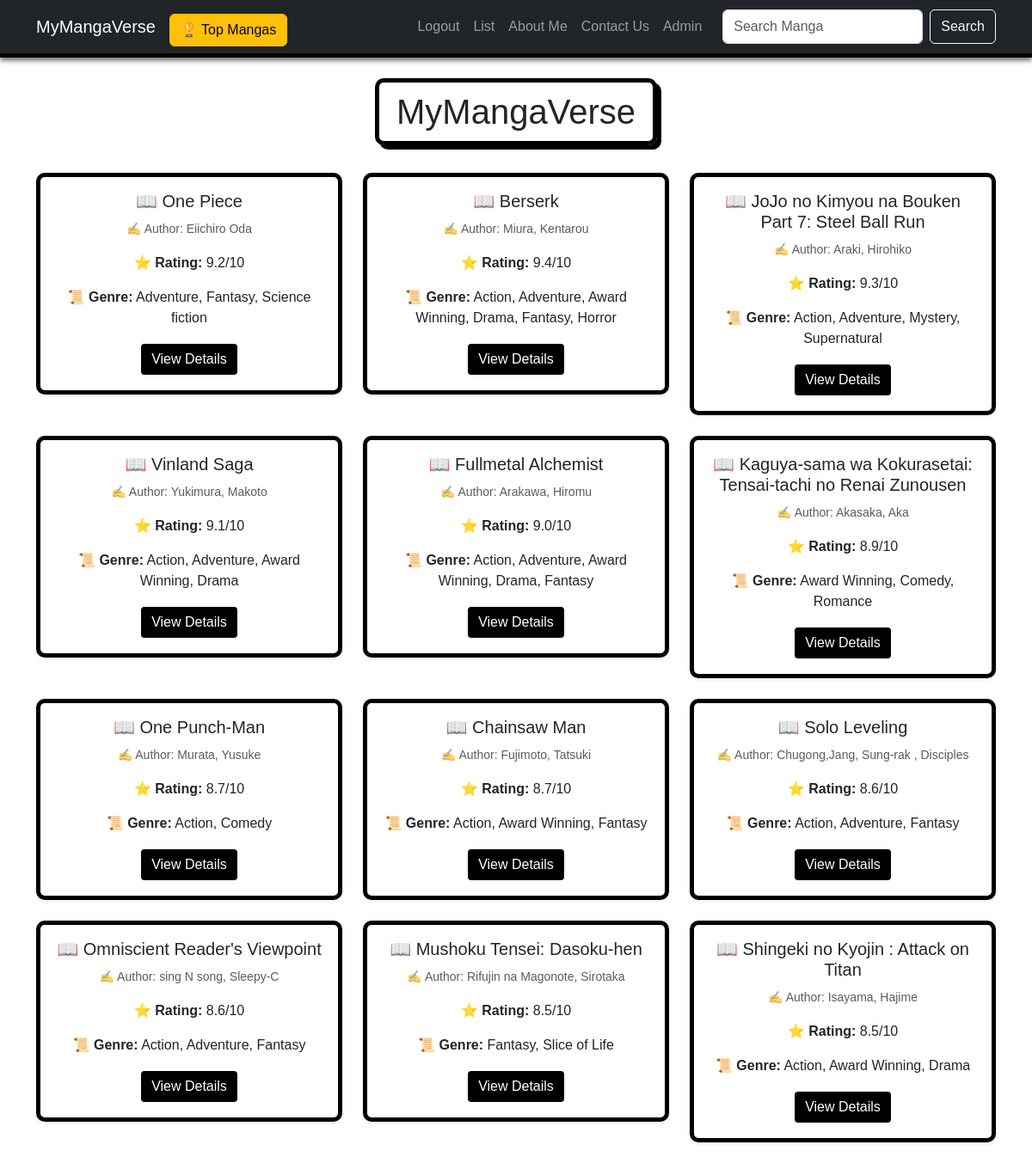
Screenshot of /home (signed in) with the database file from the repository.
### app.py (models this page shows)
class Manga(db.Model):
    id = db.Column(db.Integer, primary_key=True)  # Unique manga ID
    title = db.Column(db.String(200), nullable=False)  # Manga title
    description = db.Column(db.Text, nullable=False)  # Manga description
    author = db.Column(db.String(100), nullable=False)  # Manga author
    rating = db.Column(db.Float, default=0.0)  # Manga rating
    genre = db.Column(db.String(100), nullable=False)  # Manga genre
    image_url = db.Column(db.String(500), nullable=True)  # URL for manga image

### app.py (the view)
@app.route("/home")
@login_required  # Require login to access this page
def home():
    mangas = Manga.query.all()  # Query all mangas
    return render_template(
        "home.html", mangas=mangas
    )  # Render home template with mangas

### app.py (called while the page is built)
@login_manager.user_loader
def load_user(user_id):
    return User.query.get(int(user_id))

### templates/home.html (shortened to what this page needs)
<!DOCTYPE html>
<html lang="en">
<head>
    <link rel="stylesheet" href="https://cdn.jsdelivr.net/npm/bootstrap@5.3.0/dist/css/bootstrap.min.css">
    <link rel="stylesheet" href="https://cdnjs.cloudflare.com/ajax/libs/aos/2.3.4/aos.css">
</head>
<body>
    <nav class="navbar navbar-expand-lg navbar-dark bg-dark">
        <div class="container">
            <a class="navbar-brand" href="/">MyMangaVerse</a>
            <a href="{{ url_for('top_mangas') }}" class="btn btn-warning mt-2">🏆 Top Mangas</a>
            <div class="collapse navbar-collapse" id="navbarNav">
                <ul class="navbar-nav ms-auto">
                    {% if current_user.is_authenticated %}
                    <li class="nav-item"><a class="nav-link" href="/logout">Logout</a></li>
                    <li class="nav-item"><a class="nav-link" href="{{ url_for('favorites') }}">List</a></li>
                    <li class="nav-item"><a class="nav-link" href="{{ url_for('about') }}">About Me</a></li>
                    <li class="nav-item"><a class="nav-link" href="{{ url_for('contact') }}">Contact Us</a>
                        {% if current_user.is_admin %}
                    <li class="nav-item"><a class="nav-link" href="/admin">Admin</a></li>
                    {% endif %}
                    {% else %}
                    <li class="nav-item"><a class="nav-link" href="/login">Login</a></li>
                    <li class="nav-item"><a class="nav-link" href="/register">Register</a></li>
                    {% endif %}
                    <form class="d-flex ms-3" action="/search" method="GET">
                        <input class="form-control me-2" type="search" placeholder="Search Manga" aria-label="Search"
                            name="query">
                        <button class="btn btn-outline-light" type="submit">Search</button>
                    </form>
                </ul>
            </div>
        </div>
    </nav>
    <div class="container mt-4 text-center">
        <h1 class="title-box">MyMangaVerse</h1>
        <div class="row mt-4">
            {% for manga in mangas %}
            <div class="col-md-4" data-aos="fade-up">
                <div class="card mb-4 shadow-sm">
                    <div class="card-body">
                        <h5 class="card-title">📖 {{ manga.title }}</h5>
                        <p class="card-text"><small class="text-muted">✍️ Author: {{ manga.author }}</small></p>
                        <p><strong>⭐ Rating:</strong> {{ manga.rating }}/10</p>
                        <p><strong>📜 Genre:</strong> {{ manga.genre }}</p>
                        <a href="{{ url_for('manga_detail', id=manga.id) }}" class="btn btn-manga">View Details</a>
                    </div>
                </div>
            </div>
            {% endfor %}
        </div>
    </div>
</body>
</html>

### templates/home.html (style rules this page uses)
body { background: url('https://wallpapercave.com/wp/wp12284333.jpg') no-repeat center center fixed; background-size: cover; font-family: 'Comic Sans MS', cursive, sans-serif; }
.navbar { border-bottom: 5px solid black; box-shadow: 0px 4px 5px rgba(0, 0, 0, 0.5); animation: slideDown 0.8s ease-in-out; }
.card { background: rgba(255, 255, 255, 0.95); border: 5px solid black; border-radius: 10px; box-shadow: 5px 5px 0px black; transition: transform 0.3s ease-in-out; }
.btn-manga { background: black; color: white; border: 2px solid white; transition: 0.3s ease-in-out; }
.title-box { display: inline-block; padding: 10px 20px; border: 5px solid black; background: rgba(255, 255, 255, 0.95); border-radius: 10px; box-shadow: 5px 5px 0px black; animation: fadeIn 1s ease-in-out; }

### rows the page displays
Manga: title "One Piece", author "Eiichiro Oda", rating "9.2", genre "Adventure, Fantasy, Science fiction"
Manga: title "Berserk", author "Miura, Kentarou", rating "9.4", genre "Action, Adventure, Award Winning, Drama, Fantasy, Horror"
Manga: title "JoJo no Kimyou na Bouken Part 7: Steel Ball Run", author "Araki, Hirohiko", rating "9.3", genre "Action, Adventure, Mystery, Supernatural"
Manga: title "Vinland Saga", author "Yukimura, Makoto", rating "9.1", genre "Action, Adventure, Award Winning, Drama"
Manga: title "Fullmetal Alchemist", author "Arakawa, Hiromu", rating "9.0", genre "Action, Adventure, Award Winning, Drama, Fantasy"
Manga: title "Kaguya-sama wa Kokurasetai: Tensai-tachi no Renai Zunousen", author "Akasaka, Aka", rating "8.9", genre "Award Winning, Comedy, Romance"
Manga: title "One Punch-Man", author "Murata, Yusuke", rating "8.7", genre "Action, Comedy"
Manga: title "Chainsaw Man", author "Fujimoto, Tatsuki", rating "8.7", genre "Action, Award Winning, Fantasy"
Manga: title "Solo Leveling", author "Chugong,Jang, Sung-rak , Disciples", rating "8.6", genre "Action, Adventure, Fantasy"
Manga: title "Omniscient Reader's Viewpoint", author "sing N song, Sleepy-C", rating "8.6", genre "Action, Adventure, Fantasy"
Manga: title "Mushoku Tensei: Dasoku-hen", author "Rifujin na Magonote, Sirotaka", rating "8.5", genre "Fantasy, Slice of Life"
Manga: title "Shingeki no Kyojin : Attack on Titan", author "Isayama, Hajime", rating "8.5", genre "Action, Award Winning, Drama"
